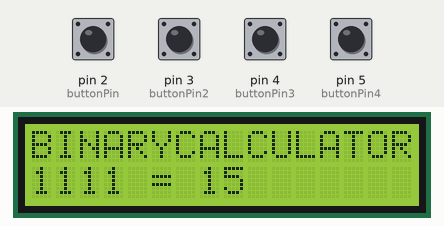
Simulated run of this sketch. Board: Arduino Uno, built with avr-gcc and run on an emulated ATmega328P. Parts: 16×2 character LCD. The inputs (shaded band) are chosen by the test bench; at power-on: pin 2 (buttonPin), pin 3 (buttonPin2), pin 4 (buttonPin3), pin 5 (buttonPin4) LOW.

Above: at 1.2 s.
1.3 s: pin 2 (buttonPin) pulled HIGH for 0.15 s
At 2.5 s:
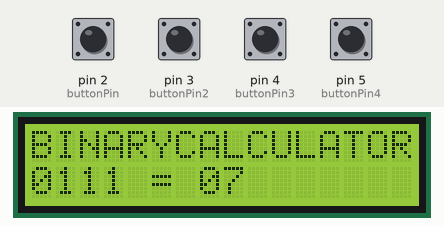
2.9 s: pin 3 (buttonPin2) pulled HIGH for 0.15 s
At 3.9 s:
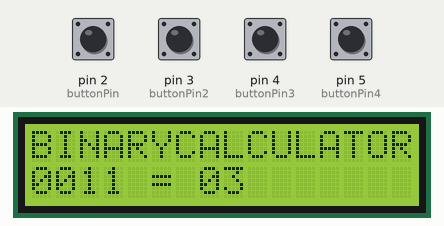
4.5 s: pin 4 (buttonPin3) pulled HIGH for 0.15 s
At 5.1 s:
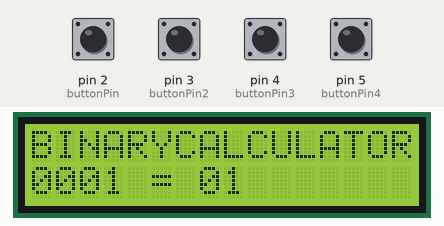
6.1 s: pin 5 (buttonPin4) pulled HIGH for 0.15 s
At 7.3 s:
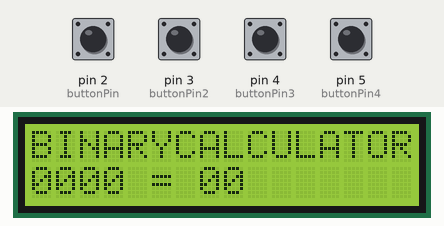
7.7 s: pin 2 (buttonPin) pulled HIGH for 1 s
At 8.7 s:
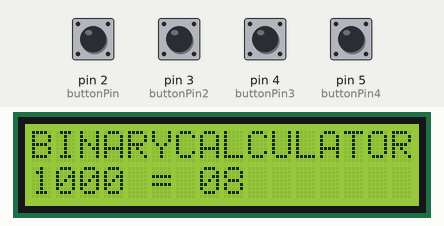
10.2 s: pin 3 (buttonPin2) pulled HIGH for 1 s
At 10.7 s:
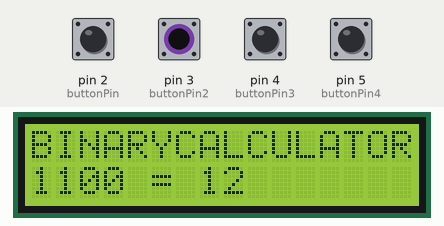
Timing chart, 0 to 13.2 s (numbered marks = the images above; inputs shaded):
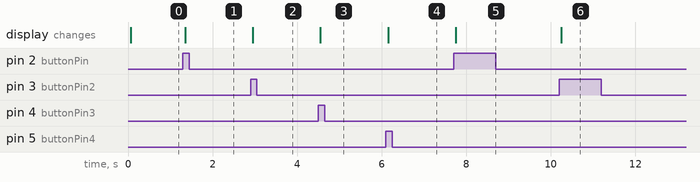

Measured:
- after the input at 1.3 s, the display: changes after 0.05 s (image 1)
- after the input at 2.9 s, the display: changes after 0.05 s (image 2)
- after the input at 4.5 s, the display: changes after 0.05 s (image 3)
- after the input at 6.1 s, the display: changes after 0.05 s (image 4)
- after the input at 7.7 s, the display: changes after 0.05 s (image 5)
- after the input at 10.2 s, the display: changes after 0.05 s (image 6)

The sketch:

BinaryCalc.ino
```cpp
/*
 * 4-Bit Binary Calculator:
 * A simple, resource-minimal 4-bit binary to decimal
 * translator. The 4 bit input is toggled by pushbuttons
 * and results are printed on a 16x2 LCD screen.
 *
 *
 * Requirements:
 * - 26x Male-to-Male jumper wires
 * - 4x 220 Ohm resistors
 * - 4x Pushbutton
 * - 1x Arduino Uno R3
 * - 1x Arduino ProtoShield
 * - (Optional) 1x 170 tie-point breadboard
 * - 1x 16x2 LCD Screen
 *
 *
 * By: Chuka Munkh-Achit (Jan 2019)
 */


/*
  LiquidCrystal Library Description

 Demonstrates the use a 16x2 LCD display.  The LiquidCrystal
 library works with all LCD displays that are compatible with the
 Hitachi HD44780 driver. There are many of them out there, and you
 can usually tell them by the 16-pin interface.

  The circuit:
 * LCD RS pin to digital pin 7
 * LCD Enable pin to digital pin 8
 * LCD D4 pin to digital pin 9
 * LCD D5 pin to digital pin 10
 * LCD D6 pin to digital pin 11
 * LCD D7 pin to digital pin 12
 * LCD R/W pin to ground
 * LCD VSS pin to ground
 * LCD VCC pin to 5V
 * 10K resistor:
 * ends to +5V and ground
 * wiper to LCD VO pin (pin 3)

 Library originally added 18 Apr 2008
 by David A. Mellis
 library modified 5 Jul 2009
 by Limor Fried (http://www.ladyada.net)
 example added 9 Jul 2009
 by Tom Igoe
 modified 22 Nov 2010
 by Tom Igoe
 */

#include <LiquidCrystal.h>

const int  buttonPin = 2;
const int  buttonPin2 = 3;
const int  buttonPin3 = 4;
const int  buttonPin4 = 5;


/*
 * buttonPushCounters - Counting how many times each button was pushed
 * buttonStates - Current state of button (1 or 0)
 * lastButtonStates - Last state of button (1 or 0)
 * binaryPrints - Binary number later translated to decimals
 *
 */
int buttonPushCounter = 0, buttonState = 0, lastButtonState = 0, binaryPrint = 0;
int buttonPushCounter2 = 0, buttonState2 = 0, lastButtonState2 = 0, binaryPrint2 = 0;
int buttonPushCounter3 = 0, buttonState3 = 0, lastButtonState3 = 0, binaryPrint3 = 0;
int buttonPushCounter4 = 0, buttonState4 = 0, lastButtonState4 = 0, binaryPrint4 = 0;
int decimal = 0;

// initialize the library with the numbers of the interface pins
LiquidCrystal lcd(7, 8, 9, 10, 11, 12);

void setup() {
  // set up the LCD's number of columns and rows:
  lcd.begin(16, 2);
  // Print a message to the LCD.
  lcd.print("BINARYCALCULATOR");
  // initialize the button pin as a input:
  pinMode(buttonPin, INPUT);
  pinMode(buttonPin2, INPUT);
  pinMode(buttonPin3, INPUT);
  pinMode(buttonPin4, INPUT);
  Serial.begin(9600);
}

void loop() {

  // read the pushbutton input pin:
  buttonState = digitalRead(buttonPin);
  buttonState2 = digitalRead(buttonPin2);
  buttonState3 = digitalRead(buttonPin3);
  buttonState4 = digitalRead(buttonPin4);

  //Placeholders for 2 digit decimals from binary input
  int decimalDigitTwo;
  int decimalDigitOne;

  // compare the buttonState to its previous state
  if (buttonState != lastButtonState) {
    // if the state has changed, increment the counter
    if (buttonState == HIGH) {
      // if the current state is HIGH then the button went from off to on:
      buttonPushCounter++;
    }
    // Delay a little bit to avoid bouncing
    delay(50);
  }

  if (buttonState2 != lastButtonState2) {
    // if the state has changed, increment the counter
    if (buttonState2 == HIGH) {
      // if the current state is HIGH then the button went from off to on:
      buttonPushCounter2++;
    }
    // Delay a little bit to avoid bouncing
    delay(50);
  }

  if (buttonState3 != lastButtonState3) {
    // if the state has changed, increment the counter
    if (buttonState3 == HIGH) {
      // if the current state is HIGH then the button went from off to on:
      buttonPushCounter3++;
    }
    // Delay a little bit to avoid bouncing
    delay(50);
  }

  if (buttonState4 != lastButtonState4) {
    // if the state has changed, increment the counter
    if (buttonState4 == HIGH) {
      // if the current state is HIGH then the button went from off to on:
      buttonPushCounter4++;
    }
    // Delay a little bit to avoid bouncing
    delay(50);
  }

  // save the current state as the last state, for next time through the loop
  lastButtonState = buttonState;
  lastButtonState2 = buttonState2;
  lastButtonState3 = buttonState3;
  lastButtonState4 = buttonState4;


  if (buttonPushCounter % 2 == 0) {
    binaryPrint = 1;
  } else {
    binaryPrint = 0;
  }

  if (buttonPushCounter2 % 2 == 0) {
    binaryPrint2 = 1;
  } else {
    binaryPrint2 = 0;
  }

  if (buttonPushCounter3 % 2 == 0) {
    binaryPrint3 = 1;
  } else {
    binaryPrint3 = 0;
  }

  if (buttonPushCounter4 % 2 == 0) {
    binaryPrint4 = 1;
  } else {
    binaryPrint4 = 0;
  }

  decimal = (binaryPrint * 8) + (binaryPrint2 * 4) + (binaryPrint3 * 2) + (binaryPrint4 * 1);
  decimalDigitTwo = decimal / 10;
  decimalDigitOne = decimal % 10;

  //Printing calculation on screen
  lcd.print(binaryPrint);
  lcd.print(binaryPrint2);
  lcd.print(binaryPrint3);
  lcd.print(binaryPrint4);

  lcd.print(" = ");

  lcd.print(decimalDigitTwo);
  lcd.print(decimalDigitOne);

  lcd.setCursor(0, 1);

}
```
